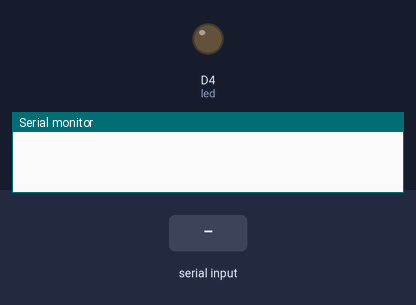
The sketch below on a simulated ESP8266 (NodeMCU). Parts: output pins drawn as LEDs (lit = HIGH), the last lines printed to the serial monitor. The inputs (shaded band) are chosen by the test bench.

Above: at 1.2 s.
1.3 s: "90,45\n" received over Serial
At 2.4 s:
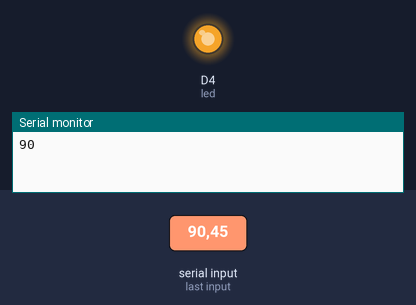
2.8 s: "30,150\n" received over Serial
At 4.0 s:
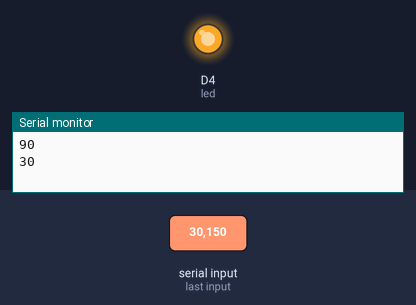
Timing chart, 0 to 5.8 s (numbered marks = the images above; inputs shaded):
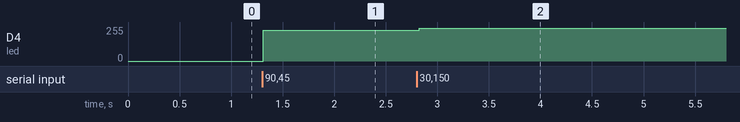

The sketch:

ESP8266_OutputAnalogPWM_Serial.ino
```cpp
int baca, nilai,x; //buat variable baca sensor
String text="";
int led=D4;

void setup() {
Serial.begin(115200);
pinMode(led,OUTPUT);
}

void loop() {
if(Serial.available()){ delay(10); text="";//serial masuk
while(Serial.available()){
text+=(char)Serial.read(); // baca isi serial
}
nilai=text.toInt(); //ubah data masuk dari text ke angka
Serial.println(nilai);
//1023-nilai -> pembalik kondisi LED_Builtin aktif low
analogWrite(led,1023-nilai);//0=padam,200=redup,1023 Max
}
delay(100);
}
```

Measured:
- after the input at 1.3 s, D4 (led): 0/255 → 232/255 at once
- after the input at 2.8 s, D4 (led): 232/255 → 247/255 at once
